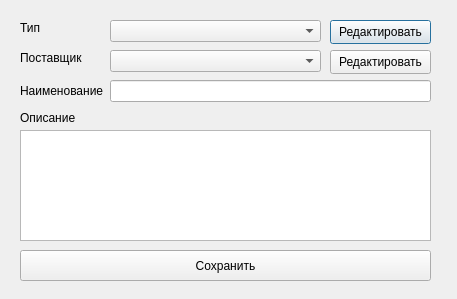
<?xml version="1.0" encoding="UTF-8"?>
<ui version="4.0">
 <class>EditPartsForm</class>
 <widget class="QDialog" name="EditPartsForm">
  <property name="geometry">
   <rect>
    <x>0</x>
    <y>0</y>
    <width>457</width>
    <height>299</height>
   </rect>
  </property>
  <property name="windowTitle">
   <string>Dialog</string>
  </property>
  <widget class="QLabel" name="label_type">
   <property name="geometry">
    <rect>
     <x>20</x>
     <y>20</y>
     <width>49</width>
     <height>16</height>
    </rect>
   </property>
   <property name="text">
    <string>Тип</string>
   </property>
  </widget>
  <widget class="QComboBox" name="comboBox_type">
   <property name="geometry">
    <rect>
     <x>110</x>
     <y>20</y>
     <width>211</width>
     <height>22</height>
    </rect>
   </property>
  </widget>
  <widget class="QLabel" name="label_vendor">
   <property name="geometry">
    <rect>
     <x>20</x>
     <y>50</y>
     <width>81</width>
     <height>16</height>
    </rect>
   </property>
   <property name="text">
    <string>Поставщик</string>
   </property>
  </widget>
  <widget class="QComboBox" name="comboBox_vendor">
   <property name="geometry">
    <rect>
     <x>110</x>
     <y>50</y>
     <width>211</width>
     <height>22</height>
    </rect>
   </property>
  </widget>
  <widget class="QLabel" name="label_name">
   <property name="geometry">
    <rect>
     <x>20</x>
     <y>80</y>
     <width>91</width>
     <height>21</height>
    </rect>
   </property>
   <property name="text">
    <string>Наименование</string>
   </property>
  </widget>
  <widget class="QLineEdit" name="lineEdit_name">
   <property name="geometry">
    <rect>
     <x>110</x>
     <y>80</y>
     <width>321</width>
     <height>22</height>
    </rect>
   </property>
  </widget>
  <widget class="QLabel" name="label_notes">
   <property name="geometry">
    <rect>
     <x>20</x>
     <y>110</y>
     <width>101</width>
     <height>16</height>
    </rect>
   </property>
   <property name="text">
    <string>Описание</string>
   </property>
  </widget>
  <widget class="QTextEdit" name="textEdit_notes">
   <property name="geometry">
    <rect>
     <x>20</x>
     <y>130</y>
     <width>411</width>
     <height>111</height>
    </rect>
   </property>
  </widget>
  <widget class="QPushButton" name="pushButton_edit_type">
   <property name="geometry">
    <rect>
     <x>330</x>
     <y>20</y>
     <width>101</width>
     <height>24</height>
    </rect>
   </property>
   <property name="text">
    <string>Редактировать</string>
   </property>
  </widget>
  <widget class="QPushButton" name="pushButton_edit_vendor">
   <property name="geometry">
    <rect>
     <x>330</x>
     <y>50</y>
     <width>101</width>
     <height>24</height>
    </rect>
   </property>
   <property name="text">
    <string>Редактировать</string>
   </property>
  </widget>
  <widget class="QPushButton" name="pushButton_save">
   <property name="geometry">
    <rect>
     <x>20</x>
     <y>250</y>
     <width>411</width>
     <height>31</height>
    </rect>
   </property>
   <property name="text">
    <string>Сохранить</string>
   </property>
  </widget>
 </widget>
 <resources/>
 <connections/>
</ui>
